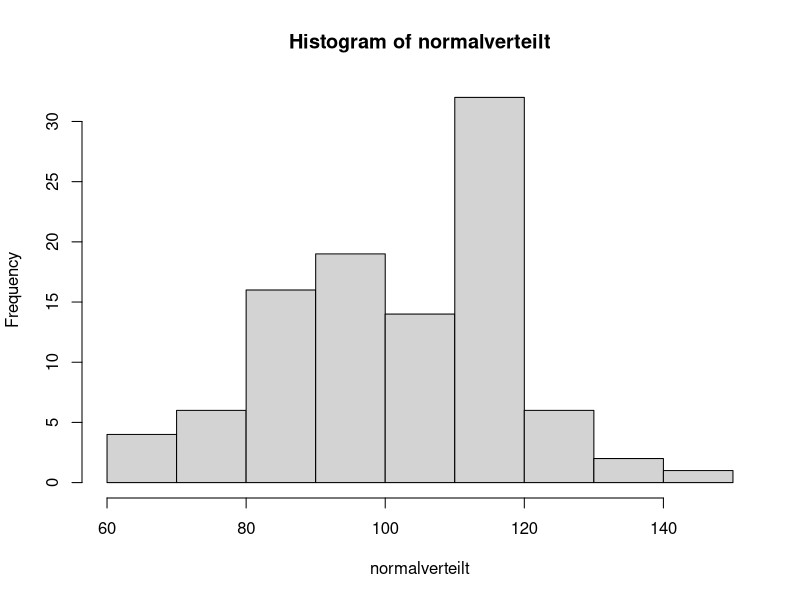
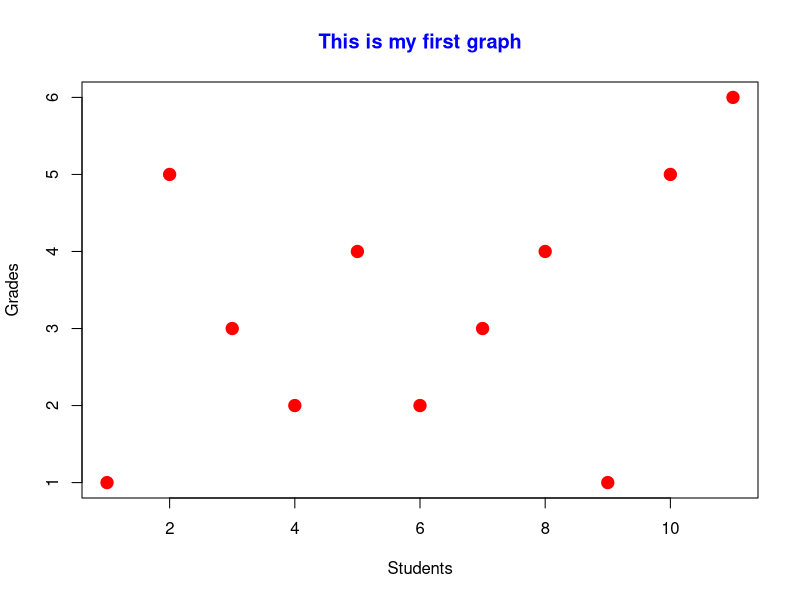

Here is the R script that generated these plots, in order:
## ---- chunk 1
# Einen numerischen Vektor erstellen
zahlen = c(5, 10, 15, 20, 25)

# Die Funktion c() wird sehr oft verwendet. Sie fügt Elemente zu einem Vektor zusammen.
zahlen
## ---- chunk 2
# Den Mittelwert berechnen
durchschnitt = mean(zahlen)

# Das Ergebnis ausgeben
print(durchschnitt)
## ---- chunk 3
calculate_mean <- function(vector) {
  # Calculate the mean
  result <- sum(vector) / length(vector)
  
  return(result)
}
## ---- chunk 4
seq(from = 1, to = 10, by = 1)
seq(from = 1, to = 10, length.out = 5)
## ---- chunk 5
rnorm(n = 10, mean = 0, sd = 1) 
## ---- chunk 6
normalverteilt = rnorm(n = 100, mean = 100, sd = 15)
hist(normalverteilt) 
## ---- chunk 7
# Addition
ergebnis_addition <- 5 + 3
print(ergebnis_addition)

# Subtraktion
ergebnis_subtraktion <- 10 - 4
print(ergebnis_subtraktion)

# Multiplikation
ergebnis_multiplikation <- 6 * 7
print(ergebnis_multiplikation)

# Division
ergebnis_division <- 15 / 3
print(ergebnis_division)

# Potenzierung
ergebnis_potenzierung <- 2^3
print(ergebnis_potenzierung)
## ---- chunk 8
# Werte Variablen zu
x <- 5
y <- 3

# Berechnungen mit Variablen durchführen
ergebnis_summe <- x + y
ergebnis_differenz <- x - y

# Ergebnisse ausgeben
print(ergebnis_summe)
print(ergebnis_differenz)
## ---- chunk 9
# Vektoren erstellen
vektor1 <- c(1, 2, 3, 4, 5)
vektor2 <- c(6, 7, 8, 9, 10)

# Vektoren elementweise addieren
vektor_summe <- vektor1 + vektor2
print(vektor_summe)

# Vektoren elementweise multiplizieren
vektor_produkt <- vektor1 * vektor2
print(vektor_produkt)

## ---- chunk 10
# Eine Sequenz von Zahlen generieren
sequenz <- 1:10
print(sequenz)

# Eine Sequenz mit festgelegtem Schritt erstellen
sequenz_schritt <- seq(1, 10, by = 2)
print(sequenz_schritt)
## ---- chunk 11
# Die Quadratwurzel berechnen
sqrt_ergebnis <- sqrt(25)
print(sqrt_ergebnis)

# Den absoluten Wert berechnen
absolutwert <- abs(-10)
print(absolutwert)

# Das Maximum und Minimum finden
maximalwert <- max(3, 7, 1, 8, 5)
minimalwert <- min(3, 7, 1, 8, 5)
print(maximalwert)
print(minimalwert)

## ---- chunk 12
noten = c(1, 5, 3, 2, 4, 2, 3, 4, 1, 5, 6)
Durchschnitt_noten = mean(noten)
Durchschnitt_noten
## ---- chunk 13
namen = c("jake", "john", "clara", "manos", "tehilla",
           "laura", "jenny", "carlos", "maria", "kate")
## ---- chunk 14
anwesenheit = c(TRUE, TRUE, TRUE, TRUE, FALSE,
                 TRUE, TRUE, TRUE, TRUE, FALSE)
## ---- chunk 15
      plot(noten, col='red',type='p', pch=19,lwd=2,cex=1.5,
      main="This is my first graph",
      col.main='blue',xlab="Students",ylab="Grades")
